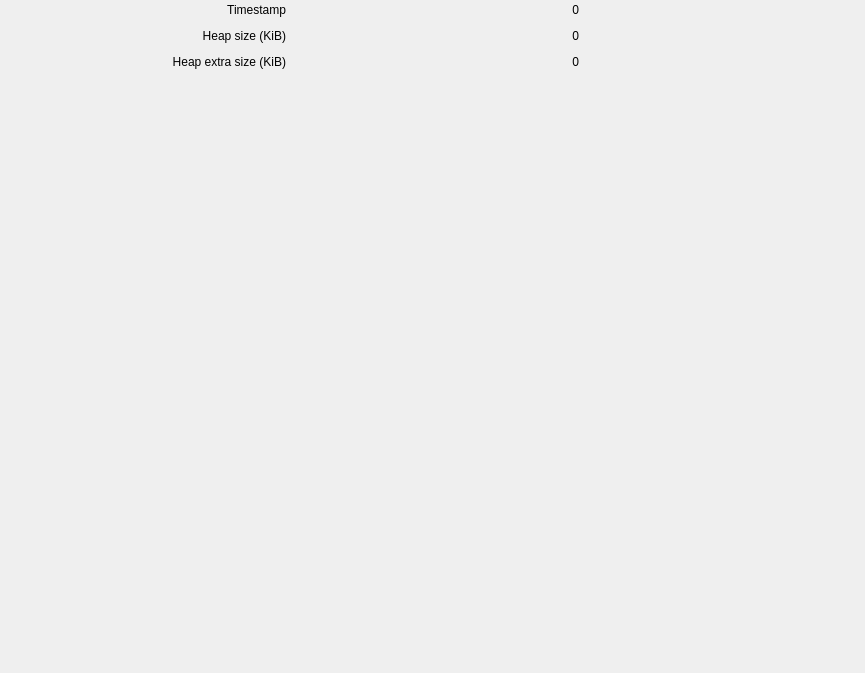
<?xml version="1.0" encoding="UTF-8"?>
<ui version="4.0">
 <class>DlgSnapshotDetails</class>
 <widget class="QMainWindow" name="DlgSnapshotDetails">
  <property name="geometry">
   <rect>
    <x>0</x>
    <y>0</y>
    <width>865</width>
    <height>673</height>
   </rect>
  </property>
  <property name="windowTitle">
   <string>Snapshot details</string>
  </property>
	<widget class="QWidget" name="centralWidget">
	 <layout class="QVBoxLayout" name="verticalLayout">
		<property name="leftMargin">
		 <number>0</number>
		</property>
		<property name="topMargin">
		 <number>0</number>
		</property>
		<property name="rightMargin">
		 <number>0</number>
		</property>
		<property name="bottomMargin">
		 <number>0</number>
		</property>
		<item>
		 <layout class="QGridLayout" name="gridLayout">
			<property name="sizeConstraint">
			 <enum>QLayout::SetDefaultConstraint</enum>
			</property>
			<item row="1" column="0">
			 <widget class="QLabel" name="lHeapSize">
				<property name="sizePolicy">
				 <sizepolicy hsizetype="MinimumExpanding" vsizetype="Fixed">
					<horstretch>0</horstretch>
					<verstretch>0</verstretch>
				 </sizepolicy>
				</property>
				<property name="text">
				 <string>Heap size (KiB)</string>
				</property>
				<property name="alignment">
				 <set>Qt::AlignRight|Qt::AlignTrailing|Qt::AlignVCenter</set>
				</property>
			 </widget>
			</item>
			<item row="0" column="1">
			 <widget class="QLabel" name="txtTimestamp">
				<property name="sizePolicy">
				 <sizepolicy hsizetype="MinimumExpanding" vsizetype="Fixed">
					<horstretch>0</horstretch>
					<verstretch>0</verstretch>
				 </sizepolicy>
				</property>
				<property name="text">
				 <string>0</string>
				</property>
				<property name="alignment">
				 <set>Qt::AlignRight|Qt::AlignTrailing|Qt::AlignVCenter</set>
				</property>
			 </widget>
			</item>
			<item row="1" column="1">
			 <widget class="QLabel" name="txtHeapSize">
				<property name="sizePolicy">
				 <sizepolicy hsizetype="MinimumExpanding" vsizetype="Fixed">
					<horstretch>0</horstretch>
					<verstretch>0</verstretch>
				 </sizepolicy>
				</property>
				<property name="text">
				 <string>0</string>
				</property>
				<property name="alignment">
				 <set>Qt::AlignRight|Qt::AlignTrailing|Qt::AlignVCenter</set>
				</property>
			 </widget>
			</item>
			<item row="2" column="1">
			 <widget class="QLabel" name="txtHeapExtraSize">
				<property name="sizePolicy">
				 <sizepolicy hsizetype="MinimumExpanding" vsizetype="Fixed">
					<horstretch>0</horstretch>
					<verstretch>0</verstretch>
				 </sizepolicy>
				</property>
				<property name="text">
				 <string>0</string>
				</property>
				<property name="alignment">
				 <set>Qt::AlignRight|Qt::AlignTrailing|Qt::AlignVCenter</set>
				</property>
			 </widget>
			</item>
			<item row="0" column="0">
			 <widget class="QLabel" name="lTimestamp">
				<property name="sizePolicy">
				 <sizepolicy hsizetype="MinimumExpanding" vsizetype="Fixed">
					<horstretch>0</horstretch>
					<verstretch>0</verstretch>
				 </sizepolicy>
				</property>
				<property name="text">
				 <string>Timestamp</string>
				</property>
				<property name="alignment">
				 <set>Qt::AlignRight|Qt::AlignTrailing|Qt::AlignVCenter</set>
				</property>
			 </widget>
			</item>
			<item row="2" column="0">
			 <widget class="QLabel" name="lHeapExtraSize">
				<property name="sizePolicy">
				 <sizepolicy hsizetype="MinimumExpanding" vsizetype="Fixed">
					<horstretch>0</horstretch>
					<verstretch>0</verstretch>
				 </sizepolicy>
				</property>
				<property name="text">
				 <string>Heap extra size (KiB)</string>
				</property>
				<property name="alignment">
				 <set>Qt::AlignRight|Qt::AlignTrailing|Qt::AlignVCenter</set>
				</property>
			 </widget>
			</item>
			<item row="0" column="2">
			 <spacer name="horizontalSpacer">
				<property name="orientation">
				 <enum>Qt::Horizontal</enum>
				</property>
				<property name="sizeHint" stdset="0">
				 <size>
					<width>40</width>
					<height>20</height>
				 </size>
				</property>
			 </spacer>
			</item>
			<item row="1" column="2">
			 <spacer name="horizontalSpacer_2">
				<property name="orientation">
				 <enum>Qt::Horizontal</enum>
				</property>
				<property name="sizeHint" stdset="0">
				 <size>
					<width>40</width>
					<height>20</height>
				 </size>
				</property>
			 </spacer>
			</item>
			<item row="2" column="2">
			 <spacer name="horizontalSpacer_3">
				<property name="orientation">
				 <enum>Qt::Horizontal</enum>
				</property>
				<property name="sizeHint" stdset="0">
				 <size>
					<width>40</width>
					<height>20</height>
				 </size>
				</property>
			 </spacer>
			</item>
		 </layout>
		</item>
		<item>
		 <widget class="AllocationsGraph" name="grAllocations" native="true">
			<property name="sizePolicy">
			 <sizepolicy hsizetype="Expanding" vsizetype="Expanding">
				<horstretch>0</horstretch>
				<verstretch>0</verstretch>
			 </sizepolicy>
			</property>
		 </widget>
		</item>
	 </layout>
	</widget>
 </widget>
 <customwidgets>
  <customwidget>
   <class>AllocationsGraph</class>
   <extends>QWidget</extends>
   <header>allocationsgraph.h</header>
   <container>1</container>
  </customwidget>
 </customwidgets>
 <resources/>
 <connections/>
</ui>
